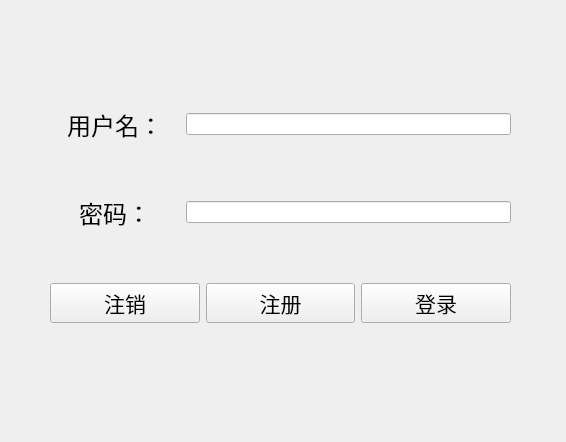
<?xml version="1.0" encoding="UTF-8"?>
<ui version="4.0">
 <class>Networkdisk</class>
 <widget class="QWidget" name="Networkdisk">
  <property name="geometry">
   <rect>
    <x>0</x>
    <y>0</y>
    <width>566</width>
    <height>442</height>
   </rect>
  </property>
  <property name="windowTitle">
   <string>网盘客户端</string>
  </property>
  <widget class="QWidget" name="">
   <property name="geometry">
    <rect>
     <x>50</x>
     <y>60</y>
     <width>461</width>
     <height>311</height>
    </rect>
   </property>
   <layout class="QGridLayout" name="gridLayout">
    <item row="0" column="0">
     <layout class="QHBoxLayout" name="horizontalLayout_2" stretch="2,5">
      <item>
       <widget class="QLabel" name="name_lan">
        <property name="font">
         <font>
          <pointsize>18</pointsize>
         </font>
        </property>
        <property name="text">
         <string>用户名：</string>
        </property>
        <property name="alignment">
         <set>Qt::AlignCenter</set>
        </property>
       </widget>
      </item>
      <item>
       <widget class="QLineEdit" name="name_le"/>
      </item>
     </layout>
    </item>
    <item row="1" column="0">
     <layout class="QHBoxLayout" name="horizontalLayout_3" stretch="2,5">
      <item>
       <widget class="QLabel" name="pwd_lan">
        <property name="font">
         <font>
          <pointsize>18</pointsize>
         </font>
        </property>
        <property name="text">
         <string>密码：</string>
        </property>
        <property name="alignment">
         <set>Qt::AlignCenter</set>
        </property>
       </widget>
      </item>
      <item>
       <widget class="QLineEdit" name="pwd_le">
        <property name="text">
         <string/>
        </property>
        <property name="echoMode">
         <enum>QLineEdit::Password</enum>
        </property>
       </widget>
      </item>
     </layout>
    </item>
    <item row="2" column="0">
     <layout class="QHBoxLayout" name="horizontalLayout">
      <item>
       <widget class="QPushButton" name="cancel_pb">
        <property name="font">
         <font>
          <pointsize>16</pointsize>
         </font>
        </property>
        <property name="text">
         <string>注销</string>
        </property>
       </widget>
      </item>
      <item>
       <widget class="QPushButton" name="regist_pb">
        <property name="font">
         <font>
          <pointsize>16</pointsize>
         </font>
        </property>
        <property name="text">
         <string>注册</string>
        </property>
       </widget>
      </item>
      <item>
       <widget class="QPushButton" name="login_pb">
        <property name="font">
         <font>
          <pointsize>16</pointsize>
         </font>
        </property>
        <property name="text">
         <string>登录</string>
        </property>
       </widget>
      </item>
     </layout>
    </item>
   </layout>
  </widget>
 </widget>
 <resources/>
 <connections/>
</ui>
